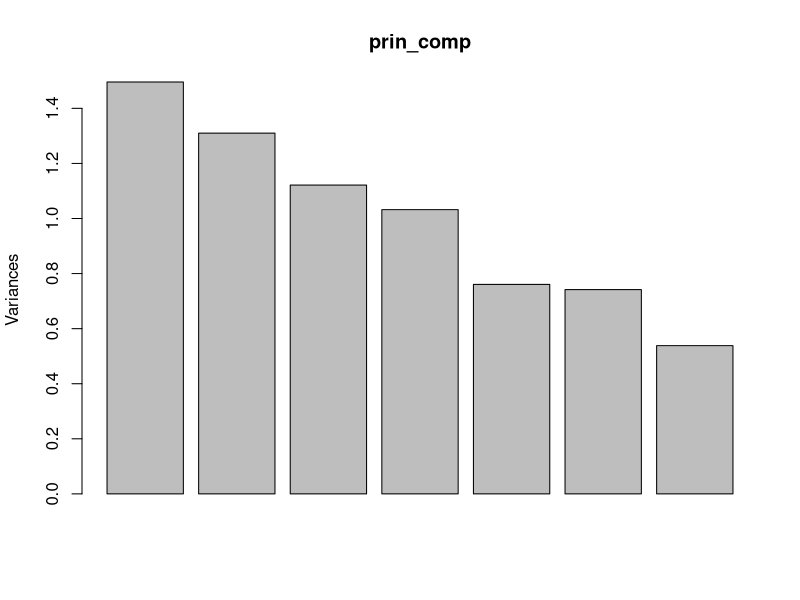
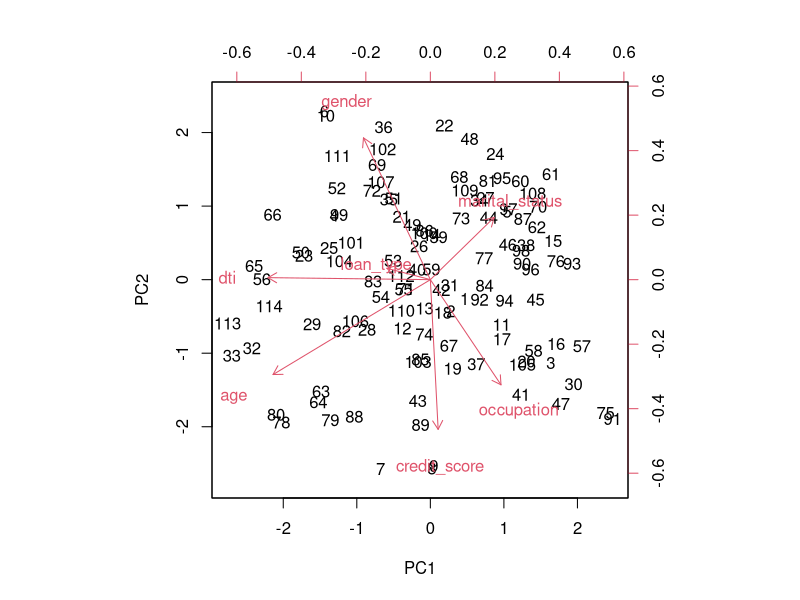
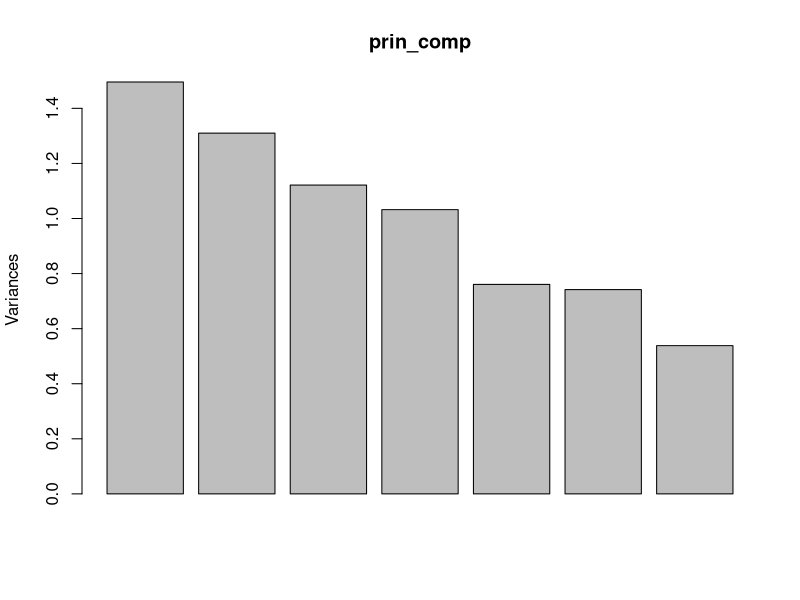

Recreate these plots in R, in order.
read.csv('cutomer_loan.csv') -> customer_loan
View(customer_loan)
customer_loan  -> customer_loan1
## Check Missing Values
colnames(customer_loan1)

sapply(customer_loan1, function(state) sum(is.na(state)))

library(dplyr)

#b
mutate(customer_loan1, dti= debts / income) -> customer_loan1

customer_loan1$loan_decision_status <- ifelse(customer_loan1$loan_decision_type == 'Denied', 0, 1)

as.factor(customer_loan1$loan_decision_status) -> customer_loan1$loan_decision_status

select(customer_loan1, 3,4,6,7,8,11,13,14) ->    customer_loan_refined

customer_loan_refined$gender   <- as.numeric(as.factor(customer_loan_refined$gender))-1
customer_loan_refined$marital_status <- as.numeric(as.factor(customer_loan_refined$marital_status))-1
customer_loan_refined$occupation<- as.numeric(as.factor(customer_loan_refined$occupation))-1
customer_loan_refined$loan_type<- as.numeric(as.factor(customer_loan_refined$loan_type))-1


library(caTools)

sample.split(customer_loan_refined$loan_decision_status, SplitRatio = 0.7) -> split_loan
subset(customer_loan_refined , split_loan == T) -> train_loan 
subset(customer_loan_refined, split_loan == F) -> test_loan

norm_Scale <- function(x) {
  return ((x - min(x)) / (max(x) - min(x))) }

train_loan[,-8]%>%mutate_all(norm_Scale) -> train1
test_loan[,-8]%>%mutate_all(norm_Scale) -> test1


#Feature scaling and applying PCA , scaling using scale. parameter
traintest_combined <- rbind(train_loan, test_loan)

prin_comp <- prcomp(traintest_combined[,-8], scale. = T)

summary(prin_comp)

plot(prin_comp)


names(prin_comp)

prin_comp$center

prin_comp$rotation[1:5,]

biplot(prin_comp, scale = 0)

plot(prin_comp)

data.frame(loan_decision_status = traintest_combined$loan_decision_status, prin_comp$x) -> train_data


### Select only 2 PCA
train_data <- train_data[,1:3]

train_data$loan_decision_status <- as.factor(train_data$loan_decision_status)


sample_tag<- sample.split(train_data$loan_decision_status,SplitRatio = 0.7)
trainm <- subset(train_data,sample_tag)
testm <- subset(train_data,sample_tag==F)

library(e1071)
naiveBayes(trainm[,-1],trainm$loan_decision_status) -> model_naive
predictn <-predict(model_naive,newdata = testm)

library(caret)
confusionMatrix(predictn,testm$loan_decision_status)
